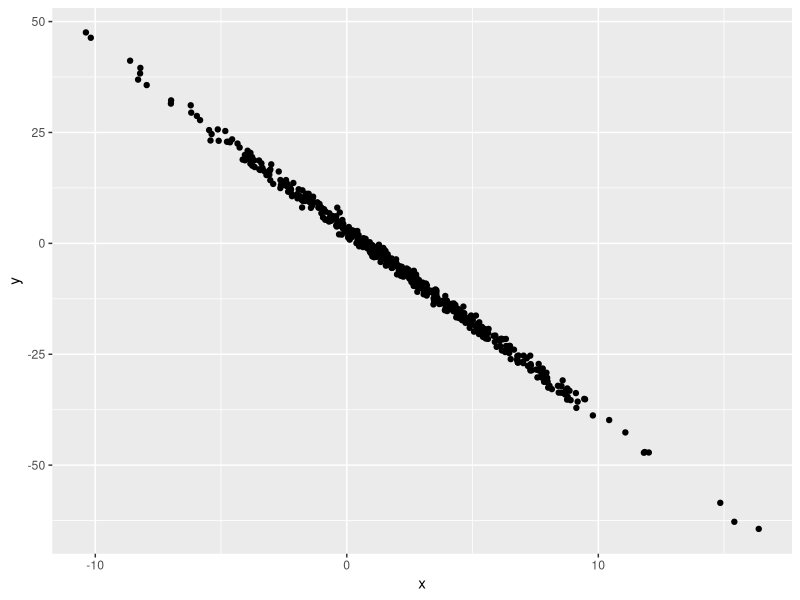

The R script that drew this image:
## ---- chunk 1
samp = rnorm(100)
length(samp)
## ---- chunk 2
library(tidyverse)
plot_df=tibble(
  x=rnorm(500, mean=2,sd=4),
  y=3-4.2*x+rnorm(500)
)
ggplot(plot_df, aes(x = x,y = y)) + geom_point()
